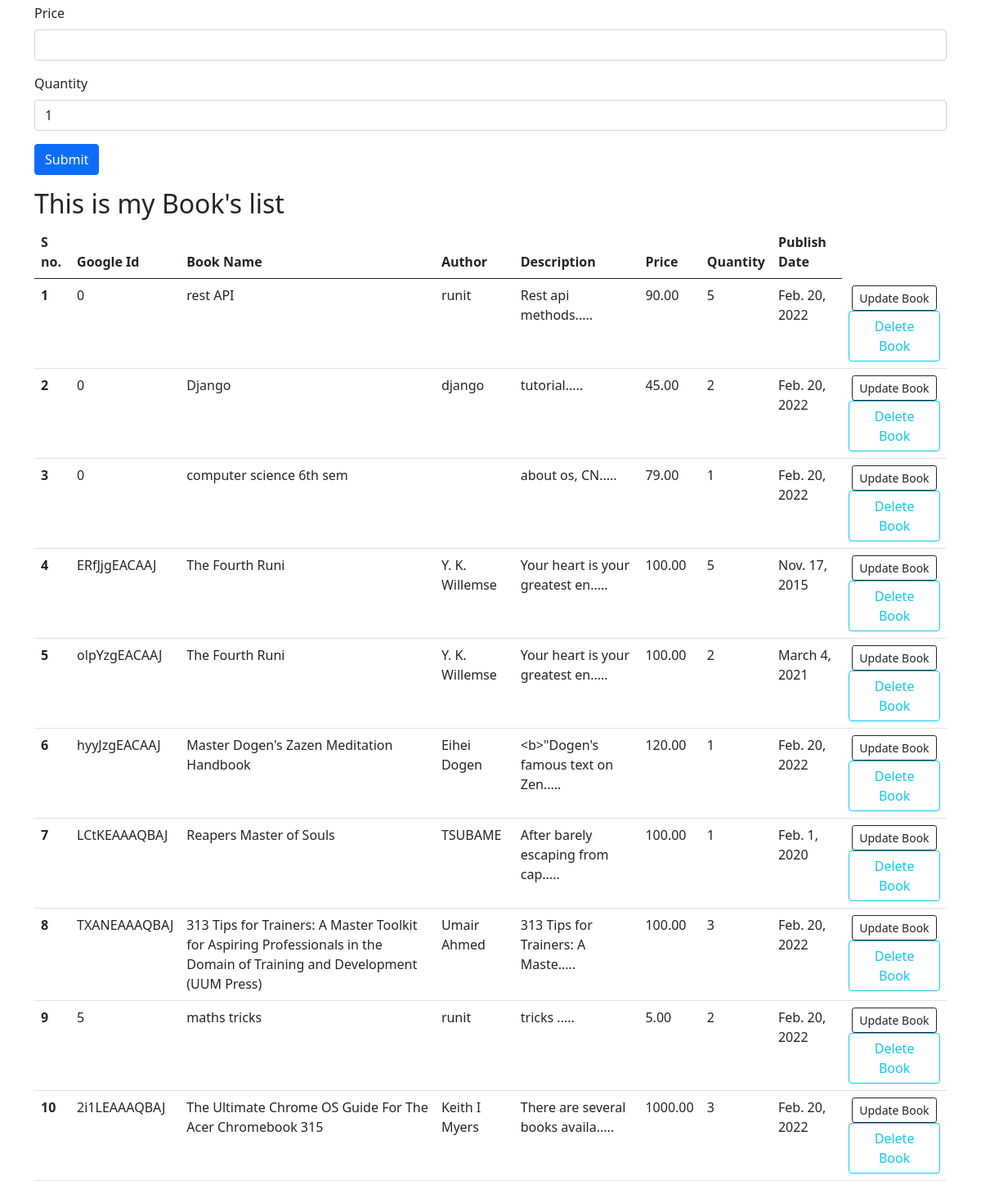
Before: / (lower part) with the older database file.
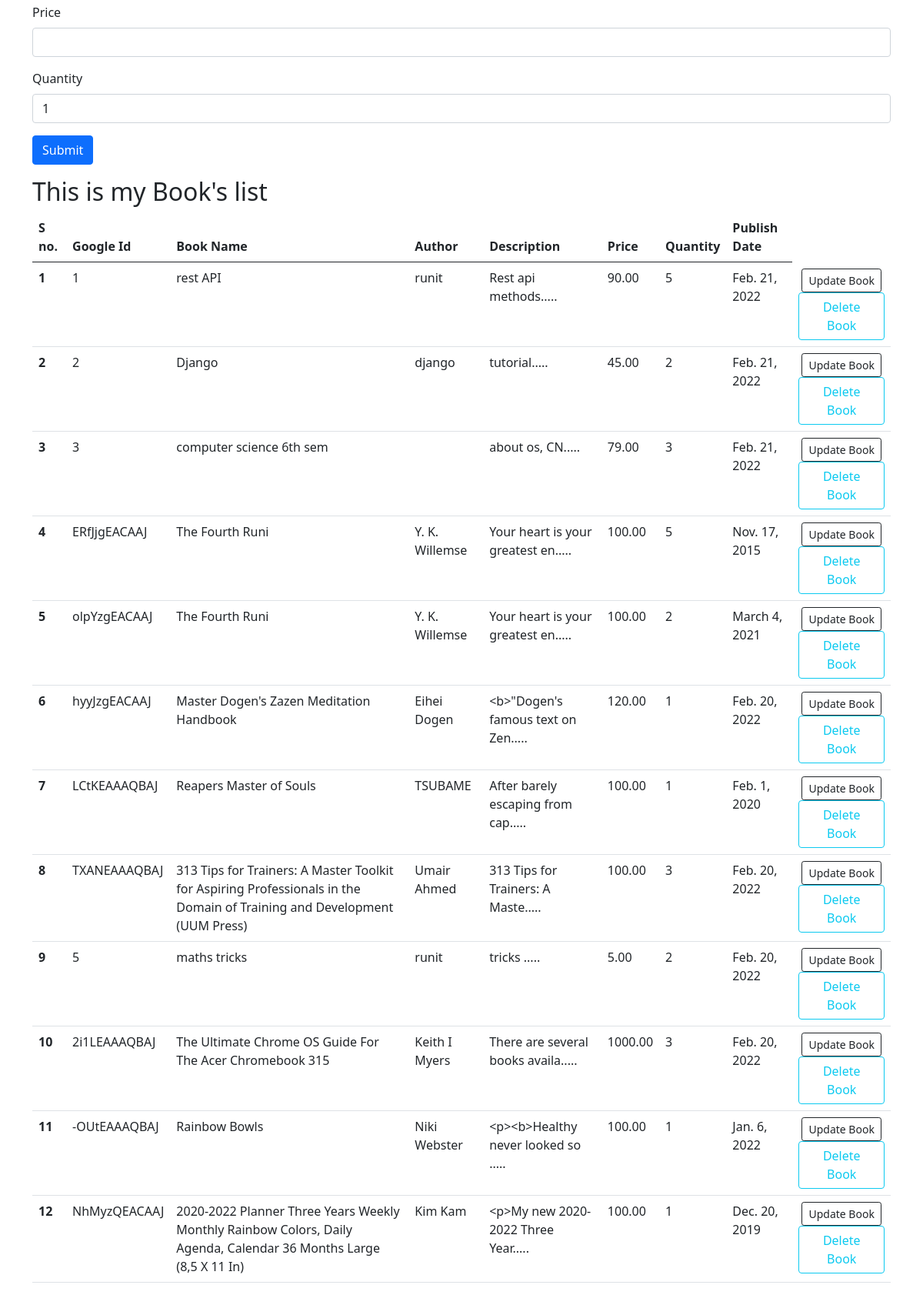
After: the same page with the newer database file.
### home_app/models.py (models this page shows, shortened)
class Book(models.Model):
    google_id = models.CharField(max_length=15,unique=True , default = 0)
    name = models.CharField(max_length=122)
    author_name = models.CharField(max_length=122)
    desc = models.TextField(default=None)
    price = models.DecimalField(
                         max_digits = 8,
                         decimal_places = 2)
    qty = models.IntegerField(default=0)
    date = models.DateField()

### home_app/views.py (the view, shortened to what this page needs)
# urls.py: path('',views.index,name='index'),  # list of books home page , add new book ,search for books , search in library
def index(request):
    messages.success(request,"Your index page")
    allBooks = Book.objects.all()
    book_list = []
    for i in allBooks:
        i.desc = i.desc[:30] + "....."
        book_list.append(i)
    return render(request,'index.html',{'all_books':book_list})

### templates/index.html (shortened to what this page needs)
{% extends 'base.html' %}
{% block body %}
<div class="container my-3">
    <form action="/" method="POST">
        <div class="mb-3">
            <label for="Price" class="form-label">Price</label>
            <input type="text" class="form-control" name='price' id="Price" aria-describedby="emailHelp">
        </div>
        <div class="mb-3">
            <label for="Quantity" class="form-label">Quantity</label>
            <input type="text" class="form-control" value=1   name='qty' id="qty">
        </div>
        <button type="submit" class="btn btn-primary">Submit</button>
    </form>
</div>
<div class="container my-3">
    <h2> This is my Book's list </h2>
    {% if all_books|length == 0 %}
    <div class="alert alert-dark" role="alert">
        No Books found. Add your first Book now!
    </div>
    {% else %}
    <table class="table">
        <thead>
            <tr>
                <th scope="col">S no.</th>
                <th scope="col">Google Id</th>
                <th scope="col">Book Name</th>
                <th scope="col">Author</th>
                <th scope="col">Description</th>
                <th scope="col">Price</th>
                <th scope="col">Quantity</th>
                <th scope="col">Publish Date</th>
            </tr>
        </thead>
        <tbody>
            {% for book in all_books %}
            <tr>
                <th scope="row">{{ forloop.counter }}</th>
                <td>{{book.google_id}}</td>
                <td>{{book.name}}</td>
                <td>{{book.author_name}}</td>
                <td>{{book.desc}}</td>
                <td>{{book.price}}</td>
                <td>{{book.qty}}</td>
                <td>{{book.date}}</td>
                 <td>
                     <a href="/update/{{book.id}}" type="button"
                        class="btn btn-outline-dark btn-sm mx-1">Update Book</button>
                    <a href="/delete/{{book.id}}"  method="DELETE" type="button" class="btn btn-outline-info mx -2">Delete Book </button>
                </td>
            </tr>
            {% endfor %}
        </tbody>
    </table>
    {% endif %}
</div>
{% endblock body %}

### templates/base.html (shortened to what this page needs)
<!doctype html>
<html lang="en">
<head>
    <link href="https://cdn.jsdelivr.net/npm/bootstrap@5.0.2/dist/css/bootstrap.min.css" rel="stylesheet"
>
</head>
<body>
{% block  body%}
{% endblock body %}
</body>
</html>

Changed rows visible on the page:
changed Book "rest API": google_id "0" → "1"; date "Feb. 20, 2022" → "Feb. 21, 2022"
changed Book "Django": google_id "0" → "2"; date "Feb. 20, 2022" → "Feb. 21, 2022"
changed Book "computer science 6th sem": google_id "0" → "3"; qty "1" → "3"; date "Feb. 20, 2022" → "Feb. 21, 2022"
added Book: google_id "-OUtEAAAQBAJ", name "Rainbow Bowls", author_name "Niki Webster", desc "<p><b>Healthy never looked so .....", price "100.00", qty "1", date "Jan. 6, 2022"
added Book: google_id "NhMyzQEACAAJ", name "2020-2022 Planner Three Years Weekly Monthly Rainbow Colors, Daily Agenda, Calendar 36 Months Large (8,5 X 11 In)", author_name "Kim Kam", desc "<p>My new 2020-2022 Three Year.....", price "100.00", qty "1", date "Dec. 20, 2019"
